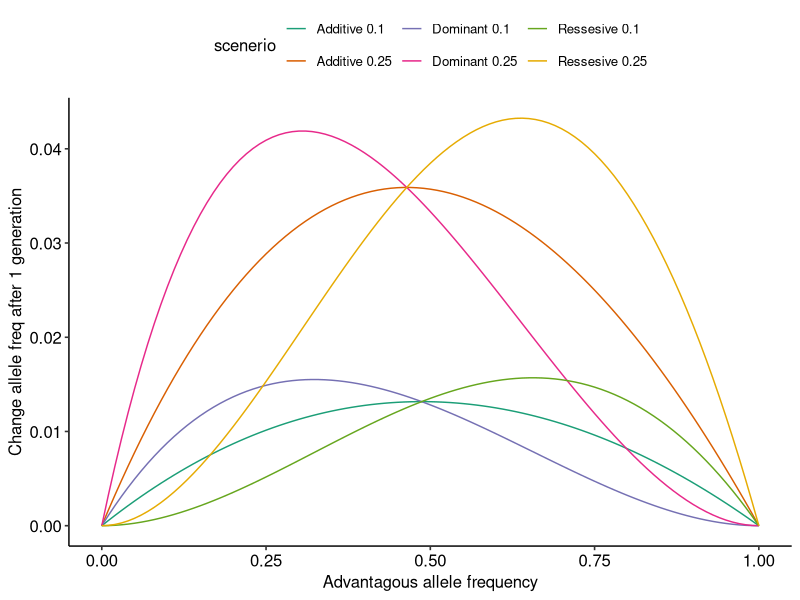
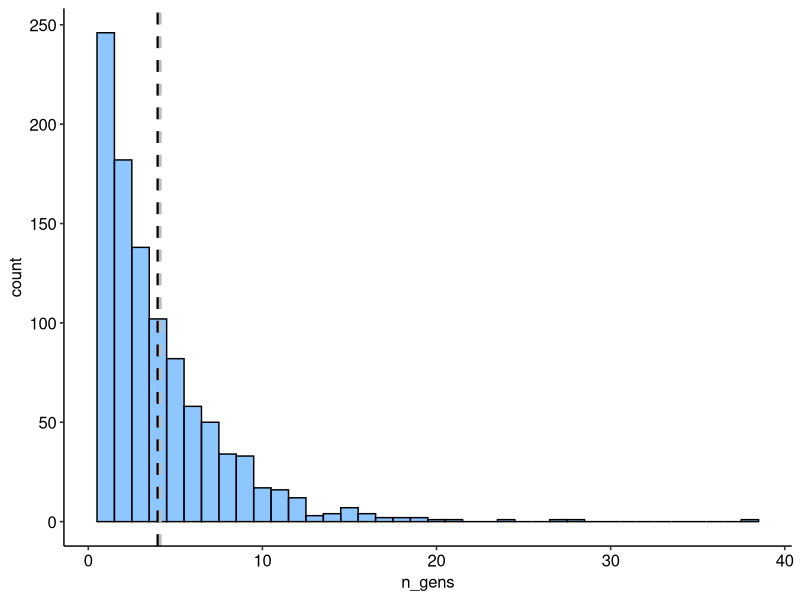

Generate these figures, in order, with R:
## ---- chunk 1
knitr::opts_chunk$set(echo = TRUE)
## ---- chunk 2

# Function to calculate allele freq after selection given freq 2 alleles
# and selection coefficients of all genotypes
allele_freq_after_selection <- function(freq_a, freq_t, Saa, Sat, Stt){
  
  aa <- freq_a^2 * (1-Saa)
  at <- freq_a * freq_t * (1 - Sat)
  at2 <- 2 * freq_a * freq_t * (1 - Sat)
  tt <- freq_t^2 * (1 - Stt)
  
  (aa + at) / (aa + at2 + tt)
  
}
allele_freq_after_selection(0.4, 0.6, 0, 0.2, 0.4)  # check function is working 
## ---- chunk 3
# Infer selection coeffiencts if advantageous allele is recessive 
sc_ressesive <- function(deleterious_sc){
  
  c(0, deleterious_sc, deleterious_sc)
  
}
# Infer selection coeffiencts if advantageous allele is dominant 
sc_dominant <- function(deleterious_sc){
  
  c(0, 0, deleterious_sc)
  
}
# Infer selection coeffiencts if advantageous allele is additive 
sc_additive <- function(deleterious_sc){
  
  c(0, 0.5 * deleterious_sc, deleterious_sc)
  
}

## ---- chunk 4
# New function that calculates allele freq in next generation given freq
# of two alleles but takes in the deleterious allele selection coefficient
# and a function to define other selection cofficient values

genotype_aware_afas <- function(freq_a, freq_t, sc_del_allele, sc_func){
  
  sc_vals <- sc_func(sc_del_allele)
  Saa <- sc_vals[1]
  Sat <- sc_vals[2]
  Stt <- sc_vals[3]
  
  allele_freq_after_selection(freq_a, freq_t, Saa, Sat, Stt)
  
}

## ---- chunk 5

scenerio_df <- function(del_sc, genotype_func, genotype_name){
  scenerio_name <- paste(genotype_name, as.character(del_sc))
  df <- data.frame(advan_allele_freq=seq(0, 1, 0.01))
  post_1_gen <- list()
  for (i in 1:length(df$advan_allele_freq)){
    freq_a <- df[i, ]
    freq_t <- 1 - freq_a
    post_1_gen[[i]] <- genotype_aware_afas(freq_a, freq_t, del_sc, genotype_func) - freq_a
    
  }
  df$scenerio <- scenerio_name
  df$freq_gen_2 <- unlist(post_1_gen)
  df
}

## ---- chunk 6
# ugly 
df.1 <- scenerio_df(0.1, sc_ressesive, "Ressesive")
df.2 <- scenerio_df(0.1, sc_dominant, "Dominant")
df.3 <- scenerio_df(0.1, sc_additive, "Additive")
df.4 <- scenerio_df(0.25, sc_ressesive, "Ressesive")
df.5 <- scenerio_df(0.25, sc_dominant, "Dominant")
df.6 <- scenerio_df(0.25, sc_additive, "Additive")

big.df <- rbind(df.1, df.2, df.3, df.4, df.5, df.6)

## ---- chunk 7

# Finally, plot everything
library(ggplot2)
library(ggpubr)
library(RColorBrewer)

ggplot(big.df, aes(x=advan_allele_freq, y=freq_gen_2, color=scenerio)) +
  geom_line() + theme_pubr() + scale_color_brewer(palette = "Dark2") + 
  labs(x='Advantagous allele frequency', y='Change allele freq after 1 generation')
## ---- chunk 8
locus_len <- 5.6e3
gene_copies <- 5*2  # each diploid contributes 2 gene copies
seg_sites <- 11  # observed 11 segregating sites
## ---- chunk 9
theta <- seg_sites / sum(1 / 1:(gene_copies-1))
## ---- chunk 10
mutation_rate <- 1e-8
message(paste('Theta =', round(theta, 2)))
## ---- chunk 11
Ne <- theta / (4 * mutation_rate * locus_len)
message(paste('Ne = ', round(Ne, 2)))
## ---- chunk 12
n_gene_copies <- 4

sample_gen <- function(n_gene_copies){
  
  coalesent_key <- 0  # is random number is this then coalensent event
  n_gens <- 0 # number generations
  while (coalesent_key != 1){
    coalesent_key <- sample(1:n_gene_copies, 1)
    n_gens <- n_gens + 1
  }
  n_gens
}
## ---- chunk 13
simulation <- function(n_runs, n_gene_copies){
  
  n_gens_list <- list()
  for (i in 1:n_runs){
    n_gens_list[[i]] <- sample_gen(n_gene_copies)
  }
  data.frame(n_gens=unlist(n_gens_list))  
}
# Run the simulation 1000 times and plot just for fun
df <- simulation(1000, n_gene_copies)
expectation <- (1 / n_gene_copies) ^-1
ggplot(df, aes(x=n_gens)) + geom_histogram(binwidth = 1, color='black', fill='dodgerblue', alpha=0.5) + theme_pubr() +  geom_vline(xintercept=expectation, linetype="dashed", 
                color = "black", size=1) +
geom_vline(xintercept=mean(df$n_gens), linetype="dashed", 
                color = "grey", size=1)
## ---- chunk 14
freqs <- table(df)
less <- sum(freqs[(1:length(freqs) < expectation)])
greater <- sum(freqs[(1:length(freqs) >= expectation)])

message(paste('Area under curve < expectation', less))
message(paste('Area under curve > expectation', greater))
